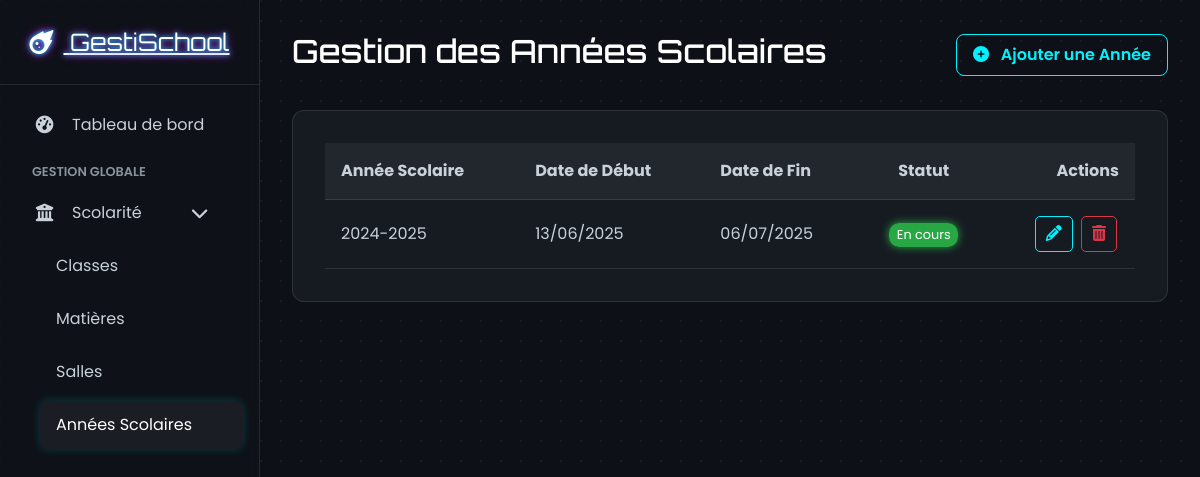
The page /admin/gestion/annees.php (signed in) on the database its author committed.
### tables this page shows
CREATE TABLE IF NOT EXISTS `annees_scolaires` (
  `id` int NOT NULL AUTO_INCREMENT,
  `annee` varchar(20) NOT NULL,
  `date_debut` date DEFAULT NULL,
  `date_fin` date DEFAULT NULL,
  `statut` enum('planifie','en_cours','termine') DEFAULT 'planifie',
  PRIMARY KEY (`id`)
);

### admin/gestion/annees.php (the view, shortened to what this page needs)
<?php
require_once '../../config/db.php';
try {
    $annees = $pdo->query("SELECT * FROM annees_scolaires ORDER BY date_debut DESC")->fetchAll();
} catch (PDOException $e) {
    $error_db = "Erreur lors de la récupération des années scolaires : " . $e->getMessage();
    $annees = [];
}
?>
<!DOCTYPE html>
<html lang="fr">
<head>
    <link href="https://cdn.jsdelivr.net/npm/bootstrap@5.3.3/dist/css/bootstrap.min.css" rel="stylesheet">
    <link rel="stylesheet" href="https://cdnjs.cloudflare.com/ajax/libs/font-awesome/6.5.2/css/all.min.css">
</head>
<body>
<div class="page-wrapper">
    <aside id="sidebar">
        <div class="sidebar-header">
            <a href="../dashboard.php" class="logo"><i class="fas fa-meteor"></i> GestiSchool</a>
        </div>
        <nav class="sidebar-nav">
            <ul class="nav flex-column">
                <li class="nav-item"><a class="nav-link" href="../dashboard.php"><i class="fas fa-tachometer-alt"></i> Tableau de bord</a></li>
                <li class="nav-category">Gestion Globale</li>
                <li class="nav-item">
                    <a class="nav-link" data-bs-toggle="collapse" href="#gestionCollapse" role="button" aria-expanded="true" aria-controls="gestionCollapse">
                        <i class="fas fa-university"></i> Scolarité <i class="fas fa-chevron-right arrow"></i>
                    </a>
                    <div class="collapse show" id="gestionCollapse">
                        <ul class="nav flex-column ps-4">
                            <li><a class="nav-link" href="classes.php">Classes</a></li>
                            <li><a class="nav-link" href="matieres.php">Matières</a></li>
                            <li><a class="nav-link" href="salles.php">Salles</a></li>
                            <li><a class="nav-link active" href="annees.php">Années Scolaires</a></li>
                        </ul>
                    </div>
                </li>
            </ul>
        </nav>
    </aside>
    <main id="main-content">
        <header class="main-header">
            <div>
                <h1>Gestion des Années Scolaires</h1>
            </div>
            <button class="btn btn-glow" data-bs-toggle="modal" data-bs-target="#anneeModal" id="add-annee-btn">
                <i class="fas fa-plus-circle me-2"></i> Ajouter une Année
            </button>
        </header>
        <div class="content-card">
            <div class="table-responsive">
                <table class="galaxy-table">
                    <thead>
                        <tr>
                            <th>Année Scolaire</th>
                            <th>Date de Début</th>
                            <th>Date de Fin</th>
                            <th class="text-center">Statut</th>
                            <th class="text-end">Actions</th>
                        </tr>
                    </thead>
                    <tbody>
                        <?php if (empty($annees)): ?>
                            <tr><td colspan="5" class="text-center">Aucune année scolaire trouvée.</td></tr>
                        <?php else: ?>
                            <?php foreach ($annees as $annee): ?>
                                <tr>
                                    <td><?= htmlspecialchars($annee['annee']) ?></td>
                                    <td><?= date('d/m/Y', strtotime($annee['date_debut'])) ?></td>
                                    <td><?= date('d/m/Y', strtotime($annee['date_fin'])) ?></td>
                                    <td class="text-center">
                                        <span class="status-badge status-<?= htmlspecialchars($annee['statut']) ?>">
                                            <?= ucfirst(str_replace('_', ' ', $annee['statut'])) ?>
                                        </span>
                                    </td>
                                    <td class="text-end">
                                        <button class="btn btn-action btn-action-edit edit-btn"
                                            data-bs-toggle="modal" data-bs-target="#anneeModal"
                                            data-id="<?= $annee['id'] ?>"
                                            data-annee="<?= htmlspecialchars($annee['annee']) ?>"
                                            data-date_debut="<?= $annee['date_debut'] ?>"
                                            data-date_fin="<?= $annee['date_fin'] ?>"
                                            data-statut="<?= $annee['statut'] ?>">
                                            <i class="fas fa-pencil-alt"></i>
                                        </button>
                                        <button class="btn btn-action btn-action-delete delete-btn" data-id="<?= $annee['id'] ?>" data-annee="<?= htmlspecialchars($annee['annee']) ?>">
                                            <i class="fas fa-trash-alt"></i>
                                        </button>
                                    </td>
                                </tr>
                            <?php endforeach; ?>
                        <?php endif; ?>
                    </tbody>
                </table>
            </div>
        </div>
    </main>
</div>
</body>
</html>

### admin/gestion/annees.php (style rules this page uses)
:root { --bg-dark-primary: #0d1117; --bg-dark-secondary: #161b22; --border-color: rgba(255, 255, 255, 0.1); --text-primary: #c9d1d9; --text-secondary: #8b949e; --accent-glow-1: #00f2ff; --accent-glow-2: #da00ff; --font-primary: 'Poppins', sans-serif; --font-display: 'Orbitron', sans-serif; --success: #28a745; --info: #17a2b8; --warning: #ffc107; }
body { font-family: var(--font-primary); background-color: var(--bg-dark-primary); color: var(--text-primary); background-image: radial-gradient(circle at 1px 1px, rgba(255, 255, 255, 0.05) 1px, transparent 0); background-size: 20px 20px; }
.page-wrapper { display: flex; min-height: 100vh; }
#sidebar { width: 260px; position: fixed; top: 0; left: 0; height: 100vh; z-index: 1000; background: rgba(16, 19, 26, 0.6); backdrop-filter: blur(10px); border-right: 1px solid var(--border-color); transition: all 0.3s ease; display: flex; flex-direction: column; }
.sidebar-header { padding: 1.5rem; text-align: center; border-bottom: 1px solid var(--border-color); }
.sidebar-header .logo { font-family: var(--font-display); font-size: 1.5rem; color: #fff; text-shadow: 0 0 5px var(--accent-glow-1), 0 0 10px var(--accent-glow-2); }
.sidebar-header .logo i { margin-right: 10px; }
.sidebar-nav { padding: 1rem; flex-grow: 1; overflow-y: auto; }
.nav-category { font-size: 0.8rem; color: var(--text-secondary); text-transform: uppercase; padding: 0.5rem 1rem; font-weight: 600; }
.nav-link { display: flex; align-items: center; padding: 0.75rem 1rem; color: var(--text-primary); text-decoration: none; border-radius: 8px; margin-bottom: 5px; transition: all 0.2s ease; }
.nav-link i { width: 25px; margin-right: 15px; text-align: center; font-size: 1.1rem; }
.nav-link:hover, .nav-link.active { background: rgba(255, 255, 255, 0.05); color: #fff; box-shadow: 0 0 10px rgba(0, 242, 255, 0.2); }
.nav-link .arrow { margin-left: auto; transition: transform 0.3s ease; }
.nav-link[aria-expanded="true"] .arrow { transform: rotate(90deg); }
#main-content { margin-left: 260px; width: calc(100% - 260px); padding: 2rem; transition: all 0.3s ease; }
.main-header { display: flex; justify-content: space-between; align-items: center; margin-bottom: 2rem; }
.main-header h1 { font-family: var(--font-display); color: #fff; font-size: 2rem; }
.content-card { background: var(--bg-dark-secondary); border-radius: 12px; padding: 2rem; border: 1px solid var(--border-color); animation: fadeIn 0.5s ease; }
.btn-glow { border: 1px solid var(--accent-glow-1); color: var(--accent-glow-1); background-color: transparent; padding: 0.5rem 1rem; border-radius: 8px; font-weight: 600; transition: all 0.3s ease; }
.galaxy-table { width: 100%; color: var(--text-primary); }
.galaxy-table th { background-color: rgba(255, 255, 255, 0.05); padding: 1rem; border-bottom: 1px solid var(--border-color); }
.galaxy-table td { padding: 1rem; border-bottom: 1px solid var(--border-color); vertical-align: middle; }
.status-badge { padding: 0.25em 0.6em; font-size: 0.8em; border-radius: 10px; color: #fff; }
.status-en_cours { background-color: var(--success); box-shadow: 0 0 8px var(--success); }
.btn-action { background: transparent; border: 1px solid; border-radius: 5px; padding: 5px 10px; margin: 0 2px; transition: all 0.2s; }
.btn-action-edit { color: var(--accent-glow-1); border-color: var(--accent-glow-1); }
.btn-action-delete { color: #dc3545; border-color: #dc3545; }

### rows shown on the page
annees_scolaires: annee "2024-2025", date_debut "13/06/2025", date_fin "06/07/2025", statut "En cours"
